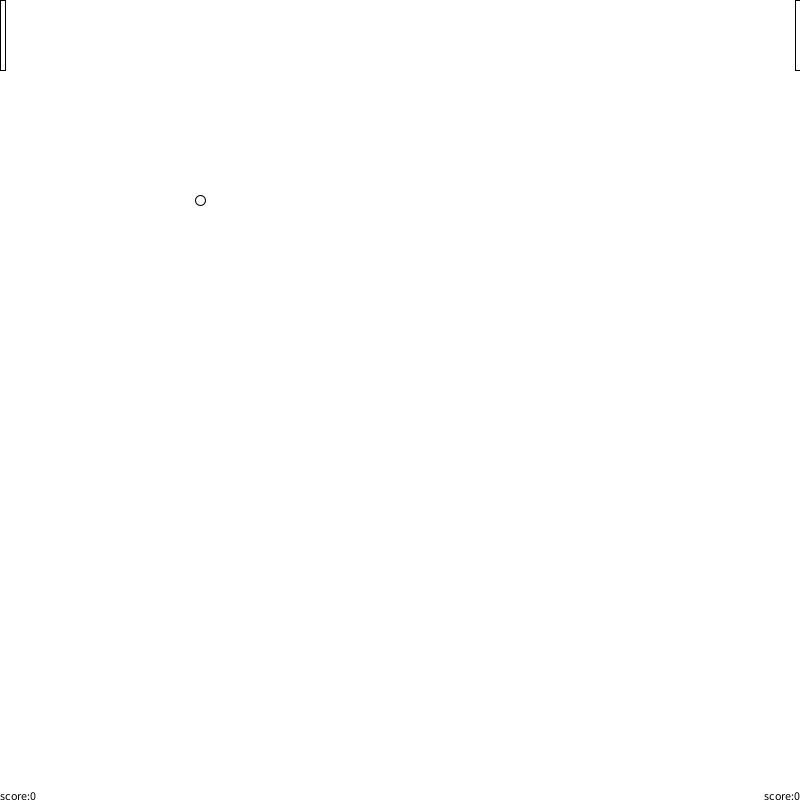
Frame 1 (no input)
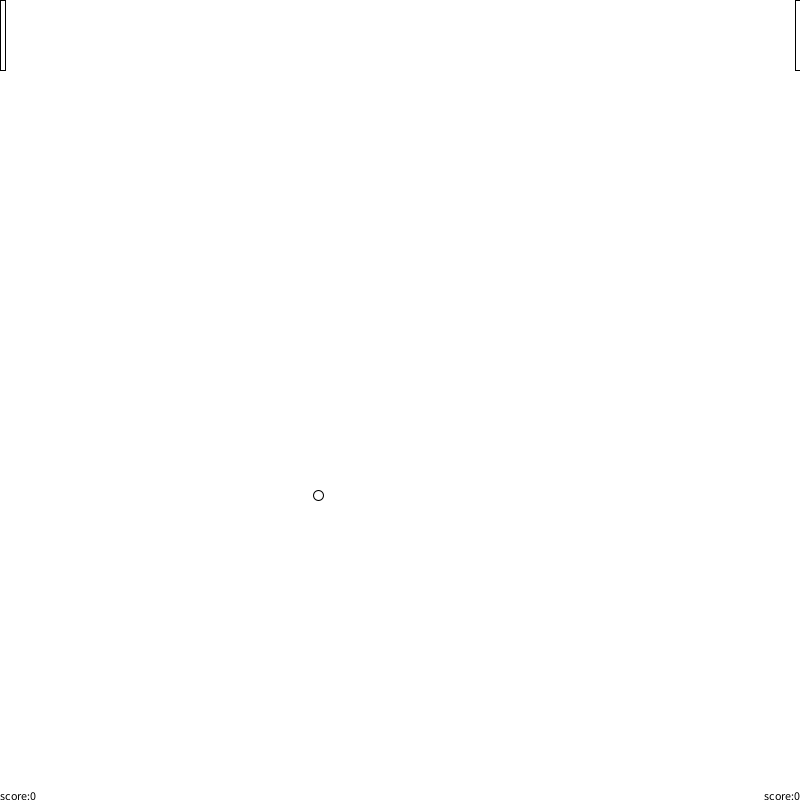
Frame 60 (the mouse pressed at the canvas centre just before this capture)
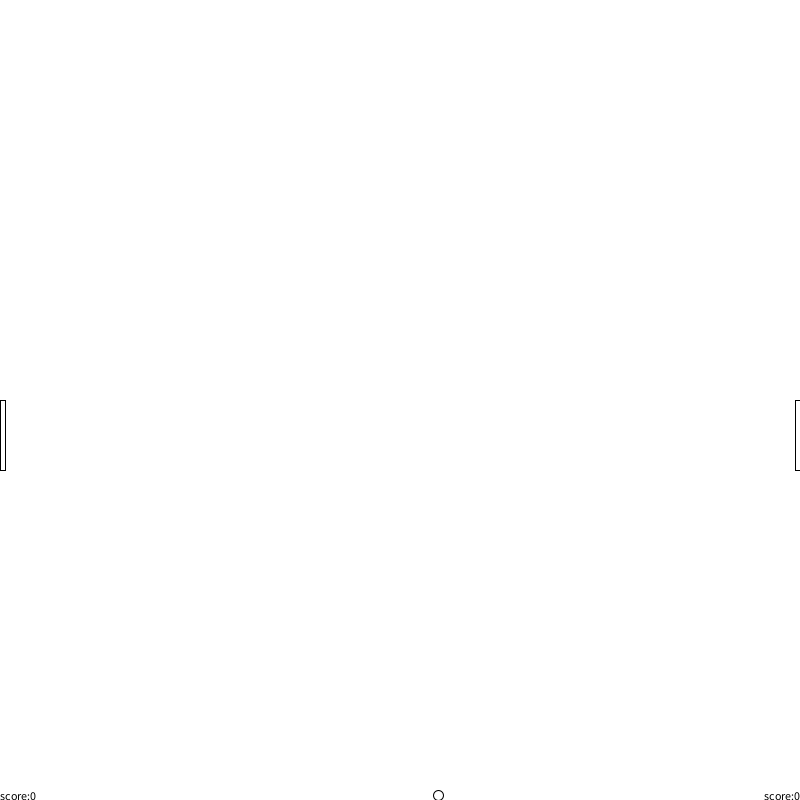
Frame 120 (the mouse held since frame 60 and released just before this capture)

The Processing sketch that drew these frames (run headless with seeded random() and noise(); from frame 60 on, the mouse is pressed at the canvas centre):

// Processing sketch: Pong
// ── Pong.pde
void setup() {

  size(800, 800);

}
int initialSpeedX=2;
int initialSpeedY=5;
int rectWidth=5;
int rect1=800-rectWidth;
int rect2=0;
int ballX= 200; 
int speedY=initialSpeedY;
int speedX= initialSpeedX;
int ballY=200;
int scoreYou=0;
int scoreEnemy=0;

void draw(){
  background(255);
  rect(rect1,mouseY,rectWidth,70);
  rect(rect2,mouseY,rectWidth,70);
  ellipse(ballX,ballY,10,10);
  ballY+=speedY;
  ballX+=speedX;
  if(ballX >rect1  || ballX<rect2+rectWidth){
    if(ballY>mouseY && ballY<mouseY+70){
      speedX=speedX*(-1);
    }
  }
  if(ballY>800||ballY<0){
    speedY=speedY*(-1);    
  }
  
  if(ballX>800){
    success();
    speedX=0;
    speedY=0;
    scoreYou+=2;
    if(keyPressed==true){
     ballX=200;
     ballY=200;
     speedX=initialSpeedX;
     speedY=initialSpeedY;
    } 
  }
  if(ballX<0){
    success();
    speedX=0;
    speedY=0;
    scoreEnemy+=2;
    if(keyPressed==true){
     ballX=200;
     ballY=200;
     speedX=initialSpeedX;
     speedY=initialSpeedY;
    } 
  }
  
  printScore();
  
}
void success(){
  fill(0);
  textAlign(CENTER);
  text("Game Over",width/2,height/2);
  text("press any key to restart",width/2,height/4);
  fill(255);
}

void printScore(){
  fill(0);
  textAlign(LEFT);
  text("score:"+scoreYou,0,height);
  textAlign(RIGHT);
  text("score:"+scoreEnemy,width,height);
  fill(255);
}
